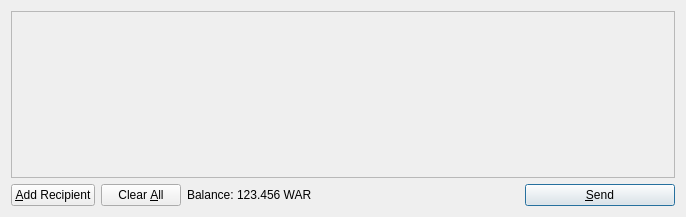
<?xml version="1.0" encoding="UTF-8"?>
<ui version="4.0">
 <class>SendCoinsDialog</class>
 <widget class="QDialog" name="SendCoinsDialog">
  <property name="geometry">
   <rect>
    <x>0</x>
    <y>0</y>
    <width>686</width>
    <height>217</height>
   </rect>
  </property>
  <property name="windowTitle">
   <string>Send Coins</string>
  </property>
  <layout class="QVBoxLayout" name="verticalLayout">
   <item>
    <widget class="QScrollArea" name="scrollArea">
     <property name="widgetResizable">
      <bool>true</bool>
     </property>
     <widget class="QWidget" name="scrollAreaWidgetContents">
      <property name="geometry">
       <rect>
        <x>0</x>
        <y>0</y>
        <width>666</width>
        <height>165</height>
       </rect>
      </property>
      <layout class="QVBoxLayout" name="verticalLayout_2">
       <property name="margin">
        <number>0</number>
       </property>
       <item>
        <layout class="QVBoxLayout" name="entries">
         <property name="spacing">
          <number>6</number>
         </property>
        </layout>
       </item>
       <item>
        <spacer name="verticalSpacer">
         <property name="orientation">
          <enum>Qt::Vertical</enum>
         </property>
         <property name="sizeHint" stdset="0">
          <size>
           <width>20</width>
           <height>40</height>
          </size>
         </property>
        </spacer>
       </item>
      </layout>
     </widget>
    </widget>
   </item>
   <item>
    <layout class="QHBoxLayout" name="horizontalLayout">
     <item>
      <widget class="QPushButton" name="addButton">
       <property name="toolTip">
        <string>Send to multiple recipients at once</string>
       </property>
       <property name="text">
        <string>&amp;Add Recipient</string>
       </property>
       <property name="icon">
        <iconset resource="../bitcoin.qrc">
         <normaloff>:/icons/add</normaloff>:/icons/add</iconset>
       </property>
       <property name="autoDefault">
        <bool>false</bool>
       </property>
      </widget>
     </item>
     <item>
      <widget class="QPushButton" name="clearButton">
       <property name="sizePolicy">
        <sizepolicy hsizetype="Minimum" vsizetype="Fixed">
         <horstretch>0</horstretch>
         <verstretch>0</verstretch>
        </sizepolicy>
       </property>
       <property name="toolTip">
        <string>Remove all transaction fields</string>
       </property>
       <property name="text">
        <string>Clear &amp;All</string>
       </property>
       <property name="icon">
        <iconset resource="../bitcoin.qrc">
         <normaloff>:/icons/remove</normaloff>:/icons/remove</iconset>
       </property>
       <property name="autoRepeatDelay">
        <number>300</number>
       </property>
       <property name="autoDefault">
        <bool>false</bool>
       </property>
      </widget>
     </item>
     <item>
      <layout class="QHBoxLayout" name="horizontalLayout_2">
       <property name="spacing">
        <number>3</number>
       </property>
       <item>
        <widget class="QLabel" name="label">
         <property name="text">
          <string>Balance:</string>
         </property>
        </widget>
       </item>
       <item>
        <widget class="QLabel" name="labelBalance">
         <property name="cursor">
          <cursorShape>IBeamCursor</cursorShape>
         </property>
         <property name="text">
          <string>123.456 WAR</string>
         </property>
         <property name="textInteractionFlags">
          <set>Qt::LinksAccessibleByMouse|Qt::TextSelectableByKeyboard|Qt::TextSelectableByMouse</set>
         </property>
        </widget>
       </item>
      </layout>
     </item>
     <item>
      <spacer name="horizontalSpacer">
       <property name="orientation">
        <enum>Qt::Horizontal</enum>
       </property>
       <property name="sizeHint" stdset="0">
        <size>
         <width>40</width>
         <height>20</height>
        </size>
       </property>
      </spacer>
     </item>
     <item>
      <widget class="QPushButton" name="sendButton">
       <property name="minimumSize">
        <size>
         <width>150</width>
         <height>0</height>
        </size>
       </property>
       <property name="toolTip">
        <string>Confirm the send action</string>
       </property>
       <property name="text">
        <string>&amp;Send</string>
       </property>
       <property name="icon">
        <iconset resource="../bitcoin.qrc">
         <normaloff>:/icons/send</normaloff>:/icons/send</iconset>
       </property>
       <property name="default">
        <bool>true</bool>
       </property>
      </widget>
     </item>
    </layout>
   </item>
  </layout>
 </widget>
 <resources>
  <include location="../bitcoin.qrc"/>
 </resources>
 <connections/>
</ui>
